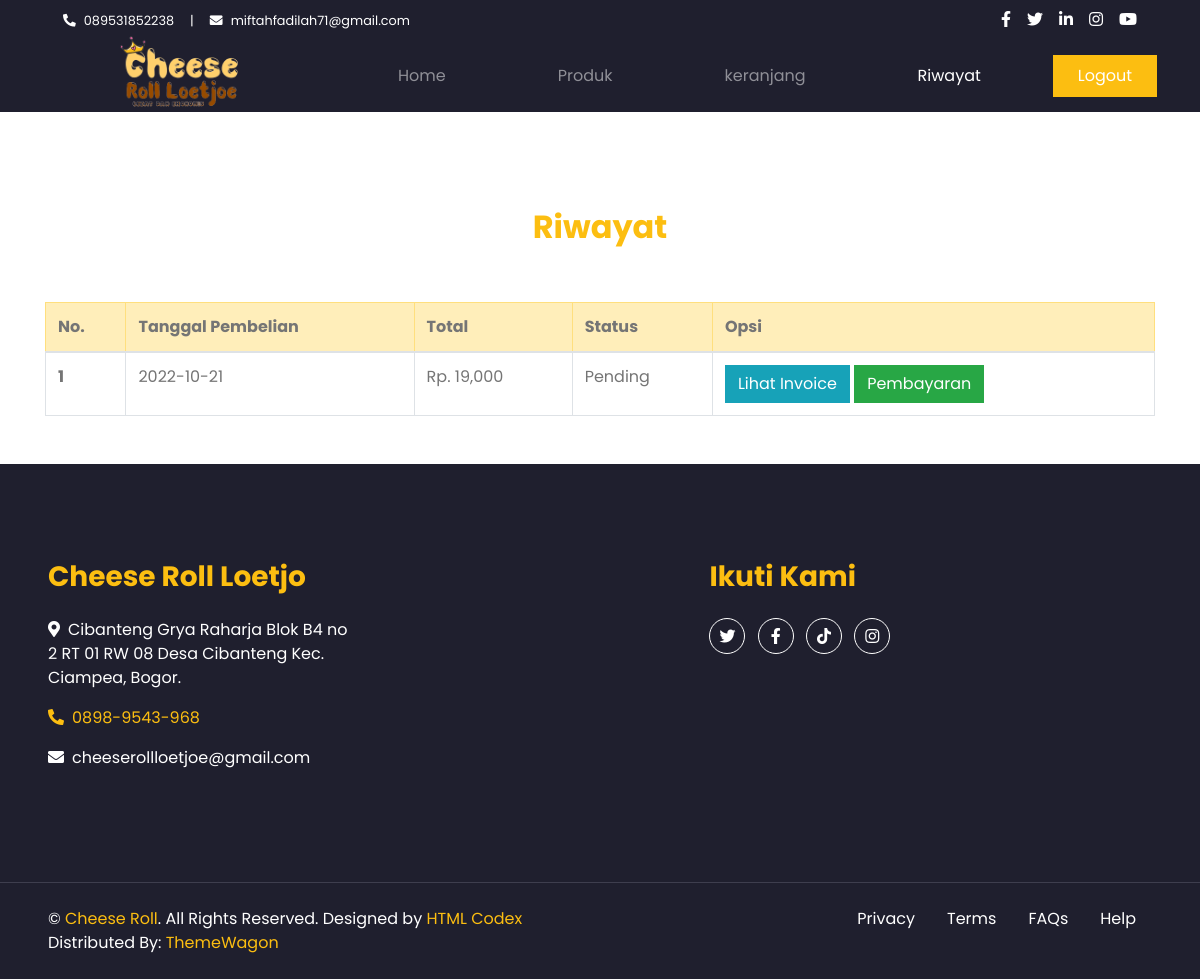
The app's page /riwayat.php (signed in) with its own data.
### tables this page shows
CREATE TABLE `pembelian` (
  `id_pembelian` int(11) NOT NULL,
  `id_pelanggan` int(11) NOT NULL,
  `id_ongkir` int(11) NOT NULL,
  `tanggal_pembelian` date NOT NULL,
  `total_pembelian` int(11) NOT NULL,
  `nama_kabupaten` varchar(50) NOT NULL,
  `tarif` int(11) NOT NULL,
  `alamat_pengiriman` text NOT NULL,
  `status_pembelian` varchar(100) NOT NULL DEFAULT 'Pending',
  `resi_pembelian` varchar(50) NOT NULL
);

### config/connection.php (called while the page is built)
<?php
$host = "localhost";
$user = "root";
$pass = "";
$database = "cheese";

### models/database.php (called while the page is built, shortened)
<?php
class Database
{
    public $conn;
    function __construct($host, $user, $pass, $database)
    {
        $this->host = $host;
        $this->user = $user;
        $this->pass = $pass;
        $this->database = $database;
        $this->conn = new mysqli($this->host, $this->user, $this->pass, $this->database) or die (mysqli_error($this->conn));
    }
}

### riwayat.php (the view, shortened to what this page needs)
<?php
require_once 'config/connection.php';
require_once 'models/database.php';
include 'models/product.php';
$connection = new Database($host, $user, $pass, $database);
?>
<!DOCTYPE html>
<html lang="en">
  <head>
    <link
      href="https://cdnjs.cloudflare.com/ajax/libs/font-awesome/5.10.0/css/all.min.css"
      rel="stylesheet"
    />
    <link href="assets/lib/owlcarousel/assets/owl.carousel.min.css" rel="stylesheet" />
    <link href="assets/css/style.css" rel="stylesheet" />
  </head>
  <body>
    <div class="container-fluid bg-dark">
      <div class="row py-2 px-lg-5">
        <div class="col-lg-6 text-center text-lg-left mb-2 mb-lg-0">
          <div class="d-inline-flex align-items-center text-white">
            <small><i class="fa fa-phone-alt mr-2"></i>089531852238</small>
            <small class="px-3">|</small>
            <small
              >miftahfadilah71@gmail.com</small
            >
          </div>
        </div>
        <div class="col-lg-6 text-center text-lg-right">
          <div class="d-inline-flex align-items-center">
            <a class="text-white px-2" href="">
              <i class="fab fa-facebook-f"></i>
            </a>
            <a class="text-white px-2" href="">
              <i class="fab fa-twitter"></i>
            </a>
            <a class="text-white px-2" href="">
              <i class="fab fa-linkedin-in"></i>
            </a>
            <a class="text-white px-2" href="">
              <i class="fab fa-instagram"></i>
            </a>
            <a class="text-white pl-2" href="">
              <i class="fab fa-youtube"></i>
            </a>
          </div>
        </div>
      </div>
    </div>
    <div class="container-fluid sticky-top p-0">
      <nav
        class="navbar navbar-expand-lg bg-dark navbar-dark py-3 py-lg-0 px-lg-5"
      >
      <a href="index.html" class="navbar-brand ml-lg-3">
          <div class="logo-image">
            <img class="img-fluid" src="assets/img/cheese.png">
          </div>
        </a>
        <div
          class="collapse navbar-collapse justify-content-between px-lg-3"
          id="navbarCollapse"
        >
          <div class="navbar-nav m-3 py-0">
            <a href="index.php" class="nav-item nav-link mx-5">Home</a>
            <a href="product.php" class="nav-item nav-link mx-5">Produk</a>
            <a href="cart.php" class="nav-item nav-link mx-5">keranjang</a>
            <?php if(isset($_SESSION['pelanggan'])) : ?>
              <a href="riwayat.php" class="nav-item nav-link active mx-5">Riwayat</a>
            <?php endif; ?>
          </div>
			    <?php if (isset($_SESSION['pelanggan'])): ?>
				  <a class="btn btn-primary py-2 px-4 d-none d-lg-block" href="login/logout.php" onclick="return confirm('Apakah anda ingin logout ?')">Logout</a>
				  <?php else: ?>
			    <a href="login/index.php" class="btn btn-primary py-2 px-4 d-none d-lg-block"
            >Login</a
          >
			    <?php endif ?>
        </div>
      </nav>
    </div>
    <div class="container-fluid pt-5">
  <main>
    <div class="py-5 text-center">
      <h2 class="text-primary">Riwayat</h2>
    </div>
    <div class="container">
    <table class="table table-bordered">
  <thead class="table-warning">
    <tr>
      <th scope="col">No.</th>
      <th scope="col">Tanggal Pembelian</th>
      <th scope="col">Total</th>
      <th scope="col">Status</th>
      <th scope="col">Opsi</th>
    </tr>
  </thead>
  <tbody>
    <?php
    $no = 1;
    $id_pelanggan = $_SESSION['pelanggan']['id_pelanggan'];
    $ambil = $connection->conn->query("SELECT * FROM pembelian WHERE id_pelanggan = '$id_pelanggan'");
    while ($pecah = $ambil->fetch_object()) : ?>
    <tr>
      <th scope="row"><?= $no; ?></th>
      <td><?= $pecah->tanggal_pembelian; ?></td>
      <td>Rp. <?= number_format($pecah->total_pembelian); ?></td>
      <td>
        <?php echo $pecah->status_pembelian; ?><br>
	</td>
      <td>
        <a href="nota.php?id=<?= $pecah->id_pembelian; ?>" class="btn btn-info">Lihat Invoice</a>
        <?php if($pecah->status_pembelian == "Pending") :  ?>
        <a href="pembayaran.php?id=<?= $pecah->id_pembelian ?>" class="btn btn-success">Pembayaran</a>
        <?php else: ?>
            <a href="lihat_pembayaran.php?id=<?= $pecah->id_pembelian ?>" type="button" class="btn btn-success">Lihat Pembayaran</a>
        <?php endif; ?>
      </td>
    </tr>
    <?php
    $no++;
    endwhile;
    ?>
  </tbody>
</table>
    </div>
  </main>
</div>
    <div class="container-fluid bg-dark text-white mt-5 py-5 px-sm-3 px-md-5">
      <div class="row pt-5">
        <div class="col-lg-7 col-md-6">
          <div class="row">
            <div class="col-md-6 mb-5">
              <h3 class="text-primary mb-4">Cheese Roll Loetjo</h3>
              <p>
                <i class="fa fa-map-marker-alt mr-2"></i>Cibanteng Grya Raharja Blok B4 no 2 RT 01
RW 08 Desa Cibanteng Kec. Ciampea, Bogor.
              </p>
              <p>
              <a target="_blank" href="https://wa.me/628989543968">
              <i class="fa fa-phone-alt mr-2"></i>0898-9543-968</p>
              <p>
                <i class="fa fa-envelope mr-2"></i>cheeserollloetjoe@gmail.com
              </p>
            </div>
          </div>
        </div>
        <div class="col-lg-5 col-md-6 mb-5">
          <h3 class="text-primary mb-4">Ikuti Kami</h3>
          <a class="btn btn-outline-light btn-social mr-2" target="_blank" href="https://twitter.com/loetjoecheese?t=sAj2hzYlr7bHN_ZYm-nUeA&s=09
"
                  ><i class="fab fa-twitter"></i
                ></a>
                <a class="btn btn-outline-light btn-social mr-2" target="_blank" href="https://www.facebook.com/profile.php?id=100086273923445"
                  ><i class="fab fa-facebook-f"></i
                ></a>
                <a class="btn btn-outline-light btn-social mr-2" target="_blank" href="#"
                  ><i class="fab fa-tiktok"></i
                ></a>
                <a class="btn btn-outline-light btn-social" target="_blank" href="https://instagram.com/cheeseroll.loetjoe?igshid=YmMyMTA2M2Y="
                  ><i class="fab fa-instagram"></i
                ></a>
            </div>
          </div>
        </div>
    <div
      class="container-fluid bg-dark text-white border-top py-4 px-sm-3 px-md-5"
      style="border-color: #3e3e4e !important"
    >
      <div class="row">
        <div class="col-lg-6 text-center text-md-left mb-3 mb-md-0">
          <p class="m-0 text-white">
            &copy; <a href="#">Cheese Roll</a>. All Rights Reserved.
            Designed by <a href="https://htmlcodex.com">HTML Codex</a>
            <br />Distributed By:
            <a href="https://themewagon.com" target="_blank">ThemeWagon</a>
          </p>
        </div>
        <div class="col-lg-6 text-center text-md-right">
          <ul class="nav d-inline-flex">
            <li class="nav-item">
              <a class="nav-link text-white py-0" href="#">Privacy</a>
            </li>
            <li class="nav-item">
              <a class="nav-link text-white py-0" href="#">Terms</a>
            </li>
            <li class="nav-item">
              <a class="nav-link text-white py-0" href="#">FAQs</a>
            </li>
            <li class="nav-item">
              <a class="nav-link text-white py-0" href="#">Help</a>
            </li>
          </ul>
        </div>
      </div>
    </div>
  </body>
</html>

### riwayat.php (style rules this page uses)
.logo-image { width: 230px; height: 46px; margin-top: -120px; }

### records on screen
pembelian: tanggal_pembelian "2022-10-21", total_pembelian "19,000", status_pembelian "Pending"
